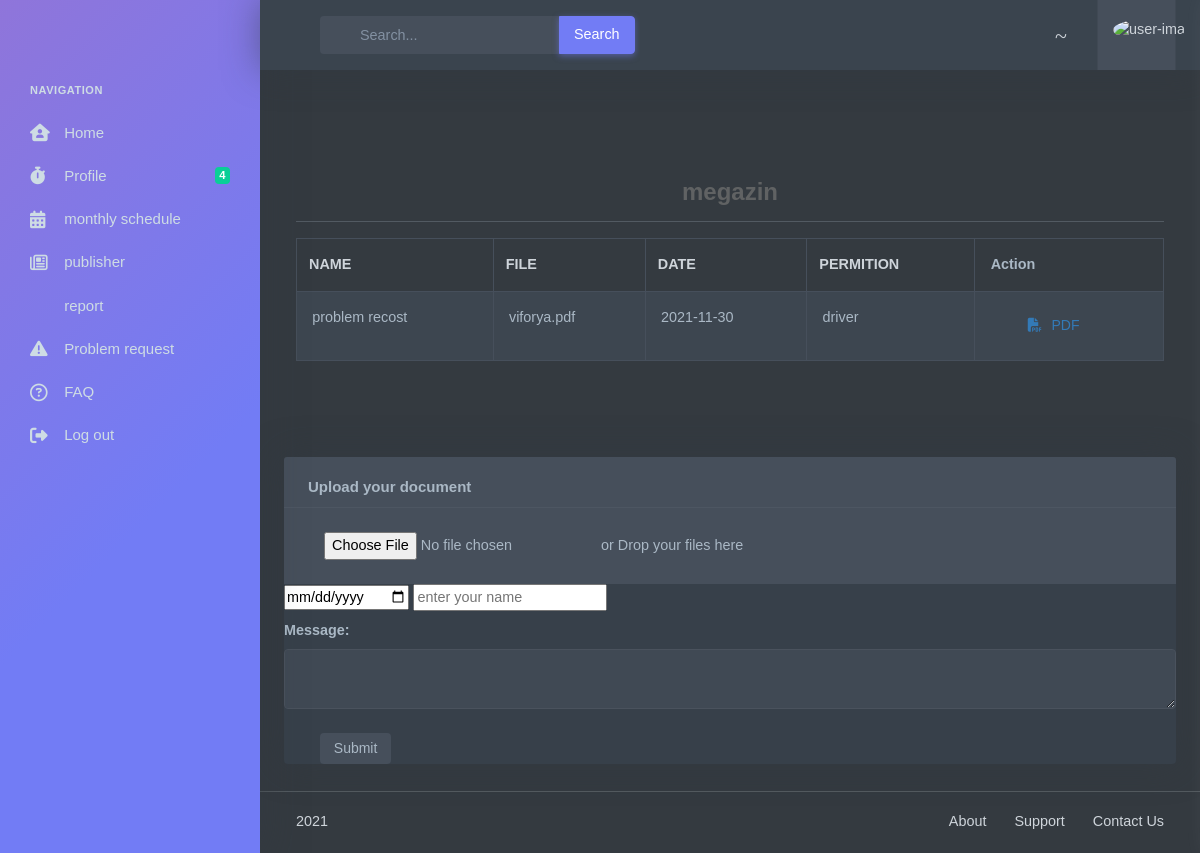
The app's page /driveraccount/proreport.php with its own data.
### tables this page shows
CREATE TABLE `megazin` (
  `id` int(255) NOT NULL,
  `name` varchar(255) NOT NULL,
  `file` varchar(255) NOT NULL,
  `who` varchar(255) NOT NULL,
  `date` date NOT NULL
);

### driveraccount/proreport.php (the view, shortened to what this page needs)
<?php
                        $sql = "SELECT * FROM megazin WHERE who='driver'";
                    ?>
<!DOCTYPE html>
<html lang="en">
    <head>
        <link href="../home/assets/css/icons.min.css" rel="stylesheet" type="text/css">
        <link href="../home/assets/css/app.min.css" rel="stylesheet" type="text/css" id="light-style">
        <link href="../home/assets/css/app-dark.min.css" rel="stylesheet" type="text/css" id="dark-style">
    </head>
    <body   data-layout-config='{"leftSideBarTheme":"dark","layoutBoxed":false, "leftSidebarCondensed":false, "leftSidebarScrollable":false,"darkMode":false, "showRightSidebarOnStart": true}'>
        <div class="wrapper">
            <?php include "../driveraccount/home/leftsidemenu.php" ?>
            <div class="content-page">
                <div class="content">
<?php include "../driveraccount/home/topbar.php" ?>
                    <div class="container-fluid">
    <div class="container mt-5">
        <div class="row">
            <div class="col-12">
                <br>
                <h3 class="titulo-tabla">megazin </h3>
                <hr>
                    <?php
                    if($result = mysqli_query($conn, $sql))
                    {
                        if(mysqli_num_rows($result) > 0)
                        {
                    ?>
                            <table id="ejemplo" class="table table-striped table-bordered" style="width:100%" >
                                <thead>
                                    <tr>
           <th class="text-uppercase text-secondary text-xxs font-weight-bolder opacity-7 ps-2">name</th>
         <th class="text-uppercase text-secondary text-xxs font-weight-bolder opacity-7 ps-2">file </th>
            <th class="text-uppercase text-secondary text-xxs font-weight-bolder opacity-7 ps-2">date </th>
          <th class="text-uppercase text-secondary text-xxs font-weight-bolder opacity-7 ps-2">permition</th>
            <th>Action</th>
                                    </tr>
                                </thead>
                                <tbody id="myTable">
                                    <?php
                                        while($row = mysqli_fetch_array($result))
                                        {
                                        ?>
                                        <tr>
                                        <td><?= $row['name'] ;?></td>
                                            <td><?= $row['file'] ;?></td>
                                            <td><?= $row['date']; ?></td>
                                            <td><?= $row['who'] ;?></td>
                                           <td>
                                              <button   class=" btn btn-link text-dark text-sm mb-0 px-0 ms-4"><a class="media" href="../file/<?php echo $row['file']?>"><i class="fas fa-file-pdf text-lg me-1" aria-hidden="true"></i> PDF</a></button>
                                            </td>
                                        </tr>
                                    <?php
                                    }
                                    ?>
                                </tbody>
                            </table>
                        <?php
                        }
                        else
                        {
                            echo "<p class='lead'><em>No records were found.</em></p>";
                        }
                    }
                    else
                    {
                        echo "ERROR: Could not able to execute $sql. " . mysqli_error($conn);
                    }
                    ?>
            </div>
        </div>
    </div>
    <form action="<?php echo htmlspecialchars($_SERVER["PHP_SELF"]); ?>" method="POST" enctype="multipart/form-data" >
  <div class="card mb-3 mt-5">
    <div class="card-header">
      <h5 class="mb-0">Upload your  document</h5>
    </div>
    <div class="card-body bg-light">
        <div class="dz-message" data-dz-message="data-dz-message"> <img class="me-2" src="cloud-upload.svg" width="25" alt=""> <input type="file"  name="file"> or Drop your files here</div>
    </div>
    <div >
      <input type="date" required name="date">
      <input type="text" name="name" required placeholder="enter your name" value="">
    </div>
    <div class="form-group">
            <label for="message-text" class="col-form-label">Message:</label>
            <textarea class="form-control" name="message" id="message-text"></textarea>
          </div>
    <div id="save" class="col-auto mt-2 bg-gradient-success"><button class="btn bg-light mt-2 mx-4 display  btn-sm me-2" >Submit</button></div>
  </div>
    </form>
  </div>
                    </div>
                </div>
            </div>
<?php include "../driveraccount/home/footer.php" ?>
    </body>
</html>

### driveraccount/proreport.php (style rules this page uses)
a { color: #337ab7; text-decoration: none; }
i { margin-bottom:4px; }
.btn { display: inline-block; font-size: 14px; font-weight: 400; line-height: 1.42857143; text-align: center; white-space: nowrap; vertical-align: middle; cursor: pointer; user-select: none; background-image: none; border: 1px solid transparent; border-radius: 4px; }
.titulo-tabla { color:#606263; text-align:center; margin-top:15px; margin-bottom:15px; font-weight:bold; }

### records on screen
megazin: name "problem recost", file "viforya.pdf", date "2021-11-30", who "driver"
